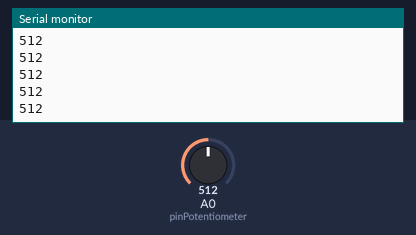
A sketch run on a simulated Arduino Uno, built with avr-gcc and run on an emulated ATmega328P. Shown: the last lines printed to the serial monitor. The inputs (shaded band) are chosen by the test bench; at power-on: A0 (pinPotentiometer) = 512.

Above: at 1.2 s.
1.3 s: A0 (pinPotentiometer) set to 716
At 2.1 s:
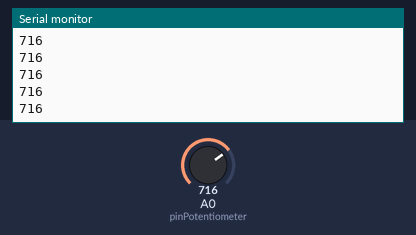
2.8 s: A0 (pinPotentiometer) set to 900
At 3.3 s:
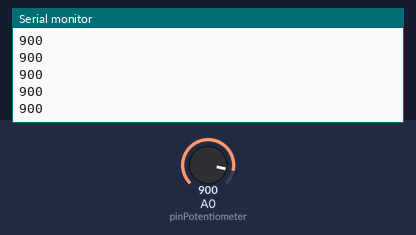
Timing chart, 0 to 5.8 s (numbered marks = the images above; inputs shaded):
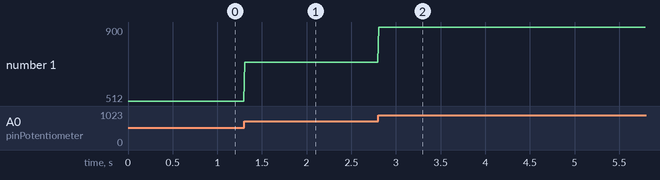

Measured:
- after the input at 1.3 s, the serial monitor: prints a new line at once (image 1)
- after the input at 2.8 s, the serial monitor: prints a new line at once (image 2)
- plotted number 1: 512 → 716 after the input at 1.3 s, 716 → 900 after the input at 2.8 s

The sketch:

potentiometer.ino
```cpp
int pinPotentiometer = A0;

void setup()
{
  Serial.begin(9600);
  pinMode(pinPotentiometer, INPUT);

}

void loop()
{
  int readValue = analogRead(pinPotentiometer);
  Serial.println(readValue);
  delay(10);

}
```
